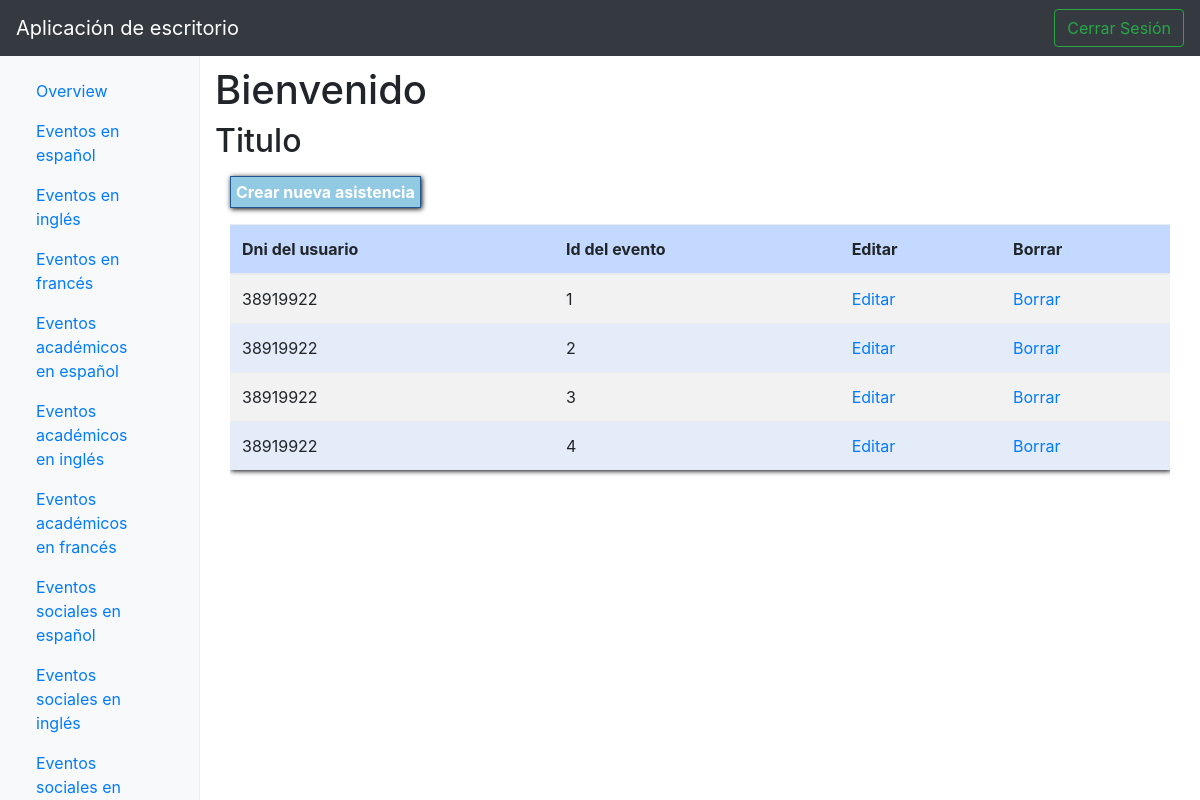
The page /logicaAsiste.php on the database its author committed.
### tables this page shows
CREATE TABLE ASISTE(
	dni INT UNSIGNED NOT NULL, 
	id INT UNSIGNED NOT NULL,
	
    CONSTRAINT PK_ASISTE
    PRIMARY KEY (dni,id),
    
	CONSTRAINT FK_ASISTE_USUARIO
	FOREIGN KEY(dni) REFERENCES USUARIO(dni)
		ON DELETE RESTRICT ON UPDATE CASCADE,
        
	CONSTRAINT FK_ASISTE_EVENTO
	FOREIGN KEY(id) REFERENCES EVENTO(id)
		ON DELETE RESTRICT ON UPDATE CASCADE
);

### claseAsiste.php (called while the page is built, shortened)
<?php
class Conexion
{
	var $con;
	function Conexion()
	{
		$conection['server']="localhost";
		$conection['user']="root";
		$conection['pass']="";
		$conection['base']="congreso";
		$conect= mysqli_connect($conection['server'],$conection['user'],$conection['pass']);
		if ($conect)
		{
			mysqli_select_db($conect,$conection['base']);
			$this->con=$conect;
		}
	}
	function getConexion()
	{
		return $this->con;
	}
}
class sQuery
{
	var $coneccion;
	var $consulta;
	function sQuery()
	{
		$this->coneccion= new Conexion();
	}
	function executeQuery($cons)
	{
		$this->consulta= mysqli_query($this->coneccion->getConexion(),$cons);
		return $this->consulta;
	}
    function fetchAll()
    {
        $rows=array();
		if ($this->consulta)
		{
			while($row=  mysqli_fetch_array($this->consulta))
			{
				$rows[]=$row;
			}
		}
        return $rows;
    }
}
class Asiste
{
    public static function getAsistes()
		{
			$obj_asiste=new sQuery();
			$obj_asiste->executeQuery("select * from ASISTE");
			return $obj_asiste->fetchAll();
		}
}
?>

### tablaAsiste.php (the view)
<div class="bar">
	<a id="nuevoAsiste" class="button" href="javascript:void(0);">Crear nueva asistencia</a>
</div>
<div class="table-responsive">
	<table class="table table-striped">
		<thead>
			<tr>
				<th>Dni del usuario</th>
				<th>Id del evento</th>
				<th>Editar</th>
				<th>Borrar</th>
			</tr>
		</thead>
		<tbody>
			<?php foreach ($view->asistes as $asiste):   ?>
				<tr>
					<td><?php echo $asiste['dni'];?></td>
					<td><?php echo $asiste['id'];?></td>
					<td><a class="edit" href="javascript:void(0);" data-dni="<?php echo $asiste['dni'];?>" data-id="<?php echo $asiste['id'];?>">Editar</a></td>
					<td><a class="delete" href="javascript:void(0);" data-dni="<?php echo $asiste['dni'];?>" data-id="<?php echo $asiste['id'];?>">Borrar</a></td>
				</tr>
			<?php endforeach; ?>
		</tbody>
	</table>
</div>

### resources/screen.css (style rules this page uses)
html { margin:0;padding:0;border:0; }
body, div, span, object, iframe, h1, h2, h3, h4, h5, h6, p, blockquote, pre, a, abbr, acronym, address, code, del, dfn, em, img, q, dl, dt, dd, ol, ul, li, fieldset, form, label, legend, table, caption, tbody, tfoot, thead, tr, th, td, article, aside, dialog, figure, footer, header, hgroup, nav, section { margin:0;padding:0;border:0;font-size:100%;font:inherit;vertical-align:baseline; }
body { line-height:1.5;background:white; }
table { border-collapse:separate;border-spacing:0; }
caption, th, td { text-align:left;font-weight:normal;float:none !important; }
table, th, td { vertical-align:middle; }
html { font-size:100.01%; }
body { font-size:75%;color:#222;background:#fff;font-family:"Helvetica Neue", Arial, Helvetica, sans-serif; }
a { color:#06c;text-decoration:underline; }
table { margin-bottom:1.4em;width:100%; }
th { font-weight:bold; }
thead th { background:#c3d9ff; }
th, td, caption { padding:4px 10px 4px 5px; }
tbody tr:nth-child(even) td, tbody tr.even td { background:#e5ecf9; }

### resources/style.css (style rules this page uses)
a.button { background-color: #92cae4; border:1px solid #205791; color:white; padding:5px; text-decoration: none; font-weight: bold; box-shadow:1px 1px 5px black; tex-shadow:1px 1px black; }
table { box-shadow:1px 1px 5px black; border-spacing: 0 \0/; border-collapse: collapse \0/; border-right: 2px inset #D3D3D3 \0/; border-bottom: 2px inset #D3D3D3 \0/; *border-spacing: 0; *border-collapse: collapse; *border-right: 2px inset #D3D3D3; *border-bottom: 2px inset #D3D3D3; }
.bar { margin-top:20px; margin-bottom: 20px; }

### dashboard.css (style rules this page uses)
body { padding-top: 50px; }

### rows shown on the page
asiste: dni "38919922", id "1"
asiste: dni "38919922", id "2"
asiste: dni "38919922", id "3"
asiste: dni "38919922", id "4"
